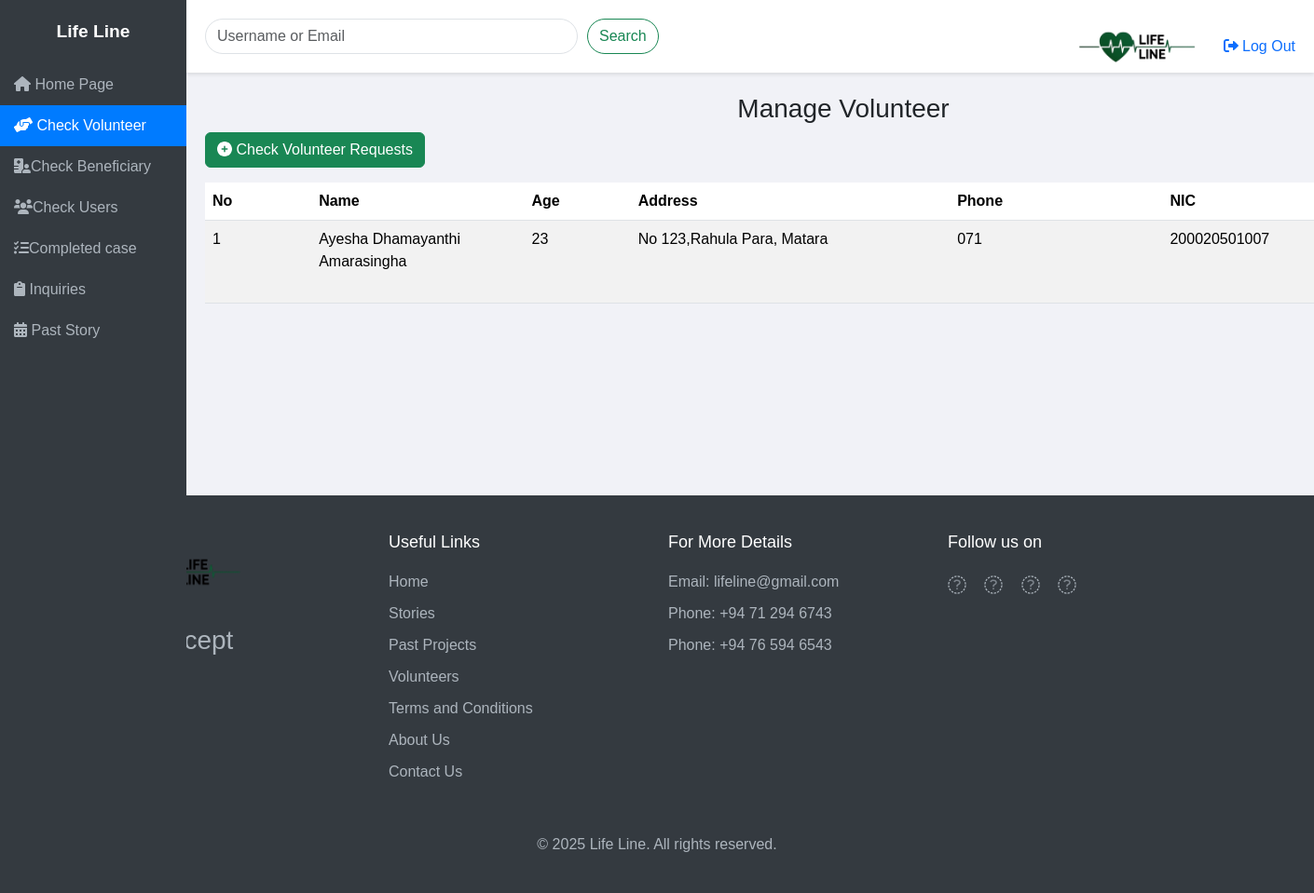
Page /New_Admin_Pannel/Admin_conrol.php on the committed database.
### tables this page shows
CREATE TABLE IF NOT EXISTS `volunteer` (
  `volunteerId` int NOT NULL AUTO_INCREMENT,
  `userId` int NOT NULL,
  `phone` varchar(128) NOT NULL,
  `address` varchar(250) NOT NULL,
  `imageOfResult` varchar(250) NOT NULL,
  `userType` varchar(20) NOT NULL,
  `age` int NOT NULL,
  `nic` varchar(100) NOT NULL,
  `district` varchar(50) NOT NULL,
  `pre` varchar(250) NOT NULL,
  `result` varchar(100) NOT NULL,
  `imageOfPloiceReport` varchar(250) NOT NULL,
  PRIMARY KEY (`volunteerId`),
  UNIQUE KEY `userId` (`userId`)
);

CREATE TABLE IF NOT EXISTS `user` (
  `userId` int NOT NULL AUTO_INCREMENT,
  `userName` varchar(128) NOT NULL,
  `userEmail` varchar(128) NOT NULL,
  `userUid` varchar(128) NOT NULL,
  `userPassword` varchar(160) NOT NULL,
  `userType` varchar(20) NOT NULL,
  `verify_token` varchar(160) NOT NULL,
  `created_At` datetime NOT NULL DEFAULT CURRENT_TIMESTAMP,
  PRIMARY KEY (`userId`)
);

### New_Admin_Pannel/Admin_conrol.php (the view, shortened to what this page needs)
<?php
class VolunteerList
{
    private $conn;
    public function __construct($conn)
    {
        $this->conn = $conn;
    }
    public function getVolunteers()
    {
        try {
            if (isset($_GET['search'])) {
                $search = $_GET['search'];
                $sql = "SELECT volunteer.volunteerId, volunteer.phone, volunteer.address, volunteer.imageOfResult,
                user.userName, user.userEmail, user.created_At, user.userId
         FROM volunteer
         JOIN user ON volunteer.userId = user.userId
         WHERE (user.userName LIKE ? OR user.userEmail LIKE ?)
         AND user.userType = 'Volunteer'";
                $stmt = $this->conn->prepare($sql);
                $searchTerm = "%$search%";
                $stmt->bindValue(1, $searchTerm);
                $stmt->bindValue(2, $searchTerm);
                $stmt->execute();
                return $stmt->fetchAll(PDO::FETCH_ASSOC);
            } else {
                $sql = "SELECT volunteer.volunteerId, volunteer.phone, volunteer.address, volunteer.nic,volunteer.age,
                user.userName, user.userEmail, user.created_At, user.userId
         FROM volunteer
         JOIN user ON volunteer.userId = user.userId
         WHERE user.userType = 'Volunteer'";
                $stmt = $this->conn->prepare($sql);
                $stmt->execute();
                return $stmt->fetchAll(PDO::FETCH_ASSOC);
            }
        } catch (PDOException $e) {
            echo "Error: " . $e->getMessage();
            return [];
        }
    }
}
$dbConnector = new Db_connector();
$conn = $dbConnector->getConnection();
$volunteerList = new VolunteerList($conn);
$volunteers = $volunteerList->getVolunteers();
?>
<!DOCTYPE html>
<html lang="en">
<head>
    <link rel="stylesheet" href="https://cdn.jsdelivr.net/npm/bootstrap@5.3.3/dist/css/bootstrap.min.css">
    <link rel="stylesheet" href="https://cdnjs.cloudflare.com/ajax/libs/font-awesome/6.0.0-beta3/css/all.min.css">
    <link rel="stylesheet" href="css/slide_bar_content.css">
    <link rel="stylesheet" href="css/footer.css">
</head>
<body>
    <div class="sidebar-trigger"></div>
    <div class="sidebar">
        <div class="sidebar-header">
            Life Line
        </div>
        <a href="/Project1/Afterindex.php"><i class="fa-solid fa-house"></i> Home Page</a>
        <a href="/New_Admin_Pannel/Admin_conrol.php" class="active"><i class="fa-solid fa-handshake-angle"></i> Check
            Volunteer</a>
        <a href="Beneficiary.php"><i class="fa-solid fa-hospital-user"></i>Check Beneficiary</a>
        <a href="Users_control.php"><i class="fa-solid fa-users"></i>Check Users</a>
        <a href="DisplayMoveBenificiary.php"><i class="fa-solid fa-list-check"></i>Completed case</a>
        <a href="/New_Admin_Pannel/Inquiries.php"><i class="fas fa-clipboard"></i> Inquiries</a>
        <a href="past_story.php"><i class="fas fa-calendar-alt"></i> Past Story</a>
    </div>
    <nav class="navbar navbar-expand-lg navbar-light">
        <form class="form-inline d-flex" action="Admin_conrol.php" method="GET">
            <input class="form-control" type="search" placeholder="Username or Email" aria-label="Search" name="search">
            <button class="btn btn-outline-success btn-custom" type="submit">Search</button>
        </form>
        <div class="profile-dropdown">
            <a class="navbar-brand me-3" href="/Project1/Afterindex.php">
                <img src="images/Logobr.png" alt="Life Line Logo">
                <a href="Logout.php" class="text-decoration-none"><i class="fa-solid fa-right-from-bracket fa-1x"></i>
                    Log Out</a>
            </a>
        </div>
    </nav>
    <div class="content container-fluid">
        <div class="table-container">
            <?php
            $addVolunterr = "/New_Admin_Pannel/VolunteerReq.php";
            ?>
            <h3 class="text-center">Manage Volunteer</h3>
            <div class="d-flex justify-content-between mb-3">
                <a href="<?php echo $addVolunterr ?>"> <button class="btn btn-success"><i
                            class="fas fa-plus-circle"></i> Check Volunteer Requests</button></a>
            </div>
            <table class="table table-striped table-hover">
                <thead>
                    <tr>
                        <th class="col-1">No</th>
                        <th class="col-2">Name</th>
                        <th class="col-1">Age</th>
                        <th class="col-3">Address</th>
                        <th class="col-2">Phone</th>
                        <th class="col-2">NIC</th>
                    </tr>
                </thead>
                <tbody>
                    <?php
                    if (!empty($volunteers)) {
                        foreach ($volunteers as $index => $row): ?>
                            <tr>
                                <td><?= $index + 1 ?></td>
                                <td><?= htmlspecialchars($row['userName']) ?></td>
                                <td><?= htmlspecialchars($row['age']) ?></td>
                                <td><?= htmlspecialchars($row['address']) ?></td>
                                <td><?= htmlspecialchars($row['phone']) ?></td>
                                <td><?= htmlspecialchars($row['nic']) ?></td>
                            </tr>
                    <?php endforeach;
                    } else {
                        echo "<tr><td colspan='6' class='text-center'>No Volunteer found.</td></tr>";
                    }
                    ?>
                </tbody>
            </table>
        </div>
    </div>
</body>
<?php
include 'footer.php';
?>
</html>

### New_Admin_Pannel/css/slide_bar_content.css (style rules this page uses)
body { background-color: #f1f2f7; font-family: Arial, sans-serif; padding: 0; margin: 0; transition: margin-left 0.3s ease; }
.sidebar { width: 200px; height: 100vh; position: fixed; background-color: #343a40; padding-top: 20px; color: #fff; transition: transform 0.3s ease, opacity 0.3s ease; overflow-x: hidden; z-index: 1000; }
.sidebar a { display: block; color: #adb5bd; padding: 10px 15px; text-decoration: none; white-space: nowrap; overflow: hidden; }
.sidebar a.active { background-color: #007bff; color: #fff; }
.sidebar .sidebar-header { text-align: center; font-size: 1.2em; font-weight: bold; margin-bottom: 20px; }
.sidebar-trigger { width: 10px; height: 100vh; position: fixed; left: 0; top: 0; background-color: transparent; z-index: 999; cursor: pointer; }
.navbar { margin-left: 200px; padding: 20px; background-color: #fff; box-shadow: 0 2px 4px rgba(0, 0, 0, 0.1); position: fixed; width: calc(100% - 200px); z-index: 1; top: 0; transition: margin-left 0.3s ease, width 0.3s ease; }
.navbar .form-control { border-radius: 40px; margin-right: 10px; width: 400px; }
.content { margin-left: 200px; padding: 100px 20px 20px 20px; transition: margin-left 0.3s ease; }
.btn-custom { border-radius: 50px; }
.table thead { background-color: #343a40; color: #fff; }
.profile-dropdown { position: absolute; right: 20px; top: 10px; height: 20px; }
.navbar-brand img { height: 80px; width: auto; }

### rows in the picture
volunteer: userId.userName "Ayesha Dhamayanthi Amarasingha", age "23", address "No 123,Rahula Para, Matara", phone "071", nic "200020501007"
